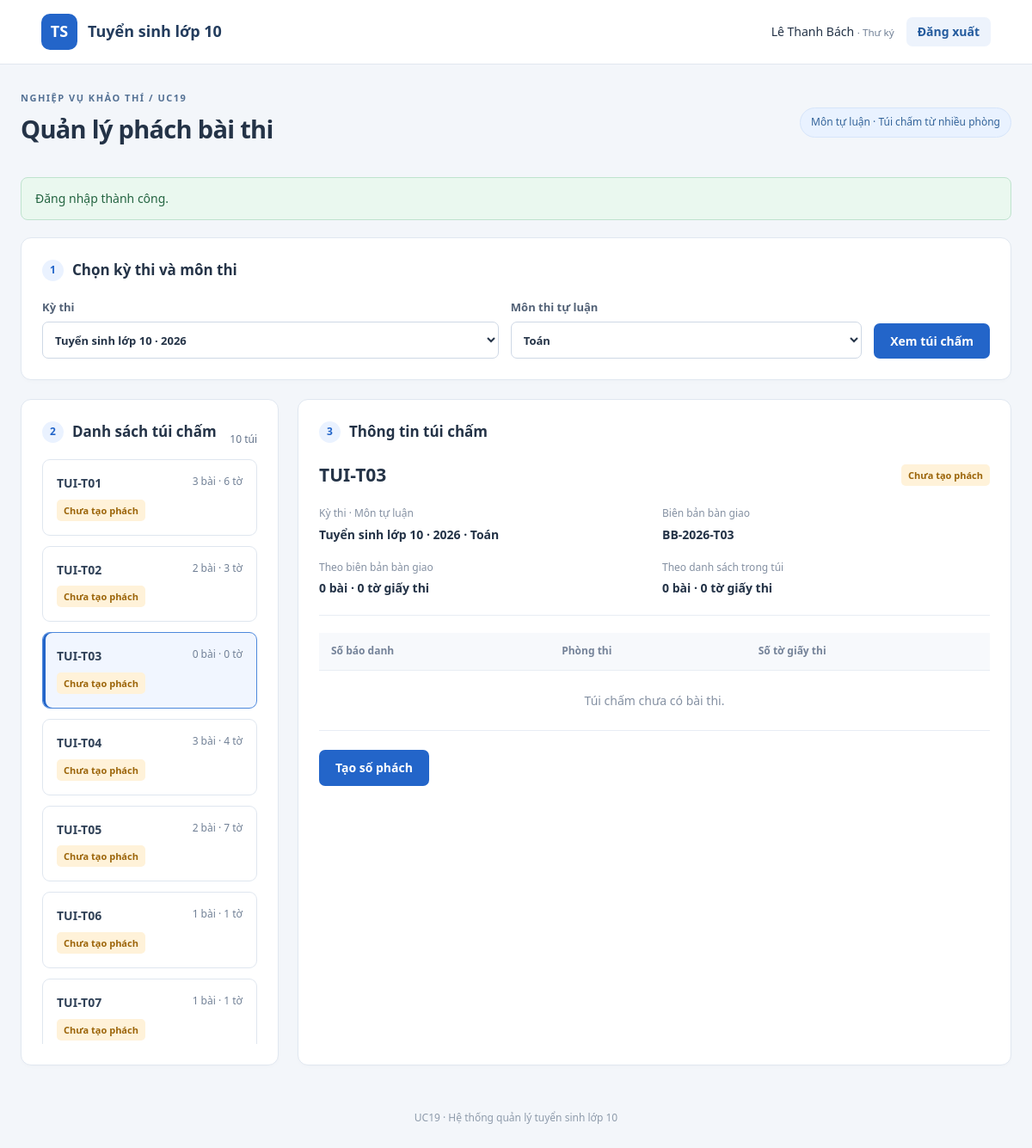
Screenshot of /UC19_QuanLyPhach/public/uc19.php?exam=1&subject=1&bag=3 (signed in) with the database file from the repository.
### tables this page shows
CREATE TABLE IF NOT EXISTS users (
    id INTEGER PRIMARY KEY, username VARCHAR(50) NOT NULL UNIQUE, password_hash VARCHAR(255) NOT NULL,
    full_name VARCHAR(100) NOT NULL, role VARCHAR(30) NOT NULL,
    can_anonymize INTEGER NOT NULL DEFAULT 0, can_view_mapping INTEGER NOT NULL DEFAULT 0,
    active INTEGER NOT NULL DEFAULT 1
);

CREATE TABLE IF NOT EXISTS exams (
    id INTEGER PRIMARY KEY, name VARCHAR(100) NOT NULL
);

CREATE TABLE IF NOT EXISTS exam_subjects (
    id INTEGER PRIMARY KEY, exam_id INTEGER NOT NULL, subject_id INTEGER NOT NULL,
    UNIQUE (exam_id,subject_id),
    FOREIGN KEY (exam_id) REFERENCES exams(id), FOREIGN KEY (subject_id) REFERENCES subjects(id)
);

CREATE TABLE IF NOT EXISTS subjects (
    id INTEGER PRIMARY KEY, name VARCHAR(100) NOT NULL, type VARCHAR(20) NOT NULL,
    CHECK (type IN ('essay','multiple_choice'))
);

CREATE TABLE IF NOT EXISTS grading_bags (
    id INTEGER PRIMARY KEY, scope_id INTEGER NOT NULL, code VARCHAR(30) NOT NULL UNIQUE,
    paper_count INTEGER NULL, sheet_count INTEGER NULL, handover_ref VARCHAR(100) NULL,
    status VARCHAR(20) NOT NULL DEFAULT 'pending', created_by INTEGER NULL, created_at DATETIME NULL,
    FOREIGN KEY (scope_id) REFERENCES exam_subjects(id), FOREIGN KEY (created_by) REFERENCES users(id),
    CHECK (status IN ('pending','created')),
    CHECK (paper_count IS NULL OR paper_count>=0), CHECK (sheet_count IS NULL OR sheet_count>=0)
);

### UC19_QuanLyPhach/app/Controllers/UC19Controller.php (called while the page is built, shortened)
<?php
final class UC19Controller
{
    public function run(): void
    {
        $notice = $_SESSION['flash'] ?? null;
        try {
            $model = new UC19Model(connectDatabase(require dirname(__DIR__) . '/Core/uc19-config.php'));
            $user = $model->authorizedUser((int)($_SESSION['user_id'] ?? 0));
            $catalog = $model->catalog();
            $exam = $this->choose($catalog, 'exam_id', 'exam');
            $examRows = array_values(array_filter($catalog, fn($r) => (int)$r['exam_id'] === $exam));
            $subject = $this->choose($examRows, 'subject_id', 'subject');
            $scope = 0;
            foreach ($examRows as $row) if ((int)$row['subject_id'] === $subject) $scope = (int)$row['scope_id'];
            $context = compact('exam','subject');
            $bags = $model->bags($scope);
            $bagId = $this->choose($bags, 'id', 'bag');
            $bag = $bagId ? $model->bag($bagId) : null;
            $model->requireMapping((int)$user['id']);
            $entries = $bag ? $model->handover($bagId, (int)$user['id']) : [];
            $logs = $bag ? $model->logs($bagId, (int)$user['id']) : [];
            $draft = $_SESSION['drafts'][$bagId] ?? null;
            require dirname(__DIR__) . '/Views/UC19/index.php';
        } catch (DomainException $error) {
            http_response_code(403);
            $errorMessage = $error->getMessage();
            require dirname(__DIR__) . '/Views/UC19/access-error.php';
        } catch (Throwable $error) {
            error_log('UC19: ' . $error->getMessage());
            http_response_code(503);
            require dirname(__DIR__) . '/Views/UC19/error.php';
        }
    }
    private function choose(array $rows, string $column, string $parameter): int
    {
        $allowed = array_map('intval', array_column($rows, $column));
        $requested = (int)($_GET[$parameter] ?? 0);
        return in_array($requested, $allowed, true) ? $requested : ($allowed[0] ?? 0);
    }
}

### UC19_QuanLyPhach/public/uc19.php (called while the page is built, shortened)
<?php
(new UC19Controller())->run();

### UC19_QuanLyPhach/app/Models/UC19Model.php (called while the page is built, shortened)
<?php
final class UC19Model
{
    private function rows(string $sql, array $params = []): array
    {
        $statement = $this->db->prepare($sql);
        $statement->execute($params);
        return $statement->fetchAll(PDO::FETCH_ASSOC);
    }
    public function authorizedUser(int $id): ?array
    {
        return $this->rows("SELECT id, username, full_name, can_view_mapping FROM users
            WHERE id=? AND active=1 AND role='secretary' AND can_anonymize=1", [$id])[0] ?? null;
    }
    public function requireMapping(int $userId): void
    {
        $user = $this->authorizedUser($userId);
    }
    public function catalog(): array
    {
        return $this->rows("SELECT es.id AS scope_id, e.id AS exam_id, e.name AS exam_name,
            s.id AS subject_id, s.name AS subject_name
            FROM exam_subjects es JOIN exams e ON e.id=es.exam_id
            JOIN subjects s ON s.id=es.subject_id WHERE s.type='essay' ORDER BY e.id,s.id");
    }
    public function bags(int $scope): array
    {
        return $this->rows('SELECT id, code, paper_count, sheet_count, status FROM grading_bags WHERE scope_id=? ORDER BY id', [$scope]);
    }
    public function bag(int $id): array
    {
        $bag = $this->rows('SELECT b.*, es.exam_id, es.subject_id, e.name AS exam_name,
            s.name AS subject_name, s.type AS subject_type
            FROM grading_bags b JOIN exam_subjects es ON es.id=b.scope_id
            JOIN exams e ON e.id=es.exam_id JOIN subjects s ON s.id=es.subject_id WHERE b.id=?', [$id])[0] ?? null;
        return $bag;
    }
    public function handover(int $bagId, int $userId): array
    {
        $this->requireMapping($userId);
        return $this->rows('SELECT p.id, p.scope_id, p.student_id,
            p.sheet_count, p.room_id, r.name AS room_name, a.candidate_number, a.attendance,
            s.full_name,
            (EXISTS (SELECT 1 FROM handover_entries other
                WHERE other.student_id=p.student_id AND other.scope_id=p.scope_id
                AND other.bag_id<>p.bag_id)) AS conflict
            FROM handover_entries p
            LEFT JOIN students s ON s.id=p.student_id
            LEFT JOIN rooms r ON r.id=p.room_id
            LEFT JOIN exam_candidates a ON a.scope_id=p.scope_id AND a.student_id=p.student_id AND a.room_id=p.room_id
            WHERE p.bag_id=? ORDER BY p.id', [$bagId]);
    }
    public function logs(int $bagId, int $userId): array
    {
        $this->requireMapping($userId);
        return $this->rows('SELECT l.action, l.paper_count, l.sheet_count, l.created_at, u.full_name
            FROM audit_logs l JOIN users u ON u.id=l.user_id WHERE l.bag_id=? ORDER BY l.id', [$bagId]);
    }
}

### UC19_QuanLyPhach/app/Core/uc19-config.php (called while the page is built)
<?php
return array_replace([
    'db_host' => '127.0.0.1', 'db_port' => '3306',
    'db_name' => 'uc19_demo', 'db_user' => 'root', 'db_password' => '',
], is_file(__DIR__ . '/uc19-config.local.php') ? require __DIR__ . '/uc19-config.local.php' : []);

### UC19_QuanLyPhach/app/Core/Database.php (called while the page is built, shortened)
<?php
function connectDatabase(array $config): PDO
{
    return new PDO(sprintf('mysql:host=%s;port=%s;dbname=%s;charset=utf8mb4',
        $config['db_host'], $config['db_port'], $config['db_name']),
        $config['db_user'], $config['db_password'], [
            PDO::ATTR_ERRMODE => PDO::ERRMODE_EXCEPTION,
            PDO::ATTR_DEFAULT_FETCH_MODE => PDO::FETCH_ASSOC,
            PDO::ATTR_EMULATE_PREPARES => false,
        ]);
}

### UC19_QuanLyPhach/app/Core/uc19-helpers.php (called while the page is built, shortened)
<?php
function e(mixed $value): string
{
    return htmlspecialchars((string)$value, ENT_QUOTES | ENT_SUBSTITUTE, 'UTF-8');
}
function uc19Url(array $query = []): string
{
    return 'uc19.php' . ($query ? '?' . http_build_query($query) : '');
}

### UC19_QuanLyPhach/app/Views/UC19/index.php (the view, shortened to what this page needs)
<!doctype html>
<html lang="vi">
<head>
    <title>UC19 · Quản lý phách bài thi</title><link rel="stylesheet" href="assets/uc19.css">
</head>
<body>
<header class="topbar">
    <a class="brand" href="uc19.php"><span class="brand-mark">TS</span> Tuyển sinh lớp 10</a>
    <div class="account"><span><?= e($user['full_name']) ?> <small>· Thư ký</small></span>
        <form method="post"><?php formFields('logout') ?><button class="quiet">Đăng xuất</button></form>
    </div>
</header>
<main class="container">
    <div class="page-heading">
        <div><p class="eyebrow">NGHIỆP VỤ KHẢO THÍ / UC19</p><h1>Quản lý phách bài thi</h1></div>
        <span class="badge">Môn tự luận · Túi chấm từ nhiều phòng</span>
    </div>
    <?php if ($notice): ?><div role="alert" class="notice <?= e($notice['type']) ?>"><?= e($notice['message']) ?></div><?php endif ?>
    <section class="card">
        <h2><span class="step">1</span> Chọn kỳ thi và môn thi</h2>
        <form method="get" class="filters">
            <?php foreach ([['exam','Kỳ thi',$catalog,'exam_id','exam_name',$exam], ['subject','Môn thi tự luận',$examRows,'subject_id','subject_name',$subject]] as [$key,$label,$options,$idKey,$nameKey,$selected]): ?>
            <label><?= e($label) ?><select name="<?= e($key) ?>" data-filter="<?= e($key) ?>">
                <?php $seen=[]; foreach ($options as $option): if(isset($seen[$option[$idKey]])) continue; $seen[$option[$idKey]]=true; ?>
                <option value="<?= e($option[$idKey]) ?>" <?= (int)$option[$idKey] === $selected ? 'selected' : '' ?>><?= e($option[$nameKey]) ?></option>
                <?php endforeach ?>
            </select></label>
            <?php endforeach ?>
            <button class="primary">Xem túi chấm</button>
        </form>
    </section>
    <?php if (!$bags): ?>
        <section class="card"><p class="empty" role="status">Không có túi chấm thuộc kỳ thi và môn thi đã chọn</p></section>
    <?php else: ?>
    <div class="workspace">
        <section class="card">
            <div class="section-heading"><h2><span class="step">2</span> Danh sách túi chấm</h2><span class="count"><?= count($bags) ?> túi</span></div>
            <div class="bag-list">
                <?php foreach ($bags as $item): ?>
                <a class="bag <?= (int)$item['id'] === $bagId ? 'active' : '' ?>" href="<?= e(uc19Url($context + ['bag'=>$item['id']])) ?>">
                    <strong><?= e($item['code']) ?></strong>
                    <span><?= e($item['paper_count'] ?? '?') ?> bài · <?= e($item['sheet_count'] ?? '?') ?> tờ</span>
                    <span class="status <?= e($item['status']) ?>"><?= $item['status']==='created' ? 'Đã tạo phách' : 'Chưa tạo phách' ?></span>
                </a>
                <?php endforeach ?>
            </div>
        </section>
        <section class="card" aria-label="Thông tin túi chấm">
            <h2><span class="step">3</span> <?= $draft ? 'Kiểm tra số phách dự kiến' : 'Thông tin túi chấm' ?></h2>
            <div class="bag-heading"><h3><?= e($bag['code']) ?></h3><span class="status <?= e($bag['status']) ?>"><?= $bag['status']==='created' ? 'Đã tạo phách' : 'Chưa tạo phách' ?></span></div>
            <dl class="details">
                <div><dt>Kỳ thi · Môn tự luận</dt><dd><?= e($bag['exam_name']) ?> · <?= e($bag['subject_name']) ?></dd></div>
                <div><dt>Biên bản bàn giao</dt><dd><?= e($bag['handover_ref'] ?? 'Chưa có') ?></dd></div>
                <div><dt>Theo biên bản bàn giao</dt><dd><?= e($bag['paper_count'] ?? '?') ?> bài · <?= e($bag['sheet_count'] ?? '?') ?> tờ giấy thi</dd></div>
                <div><dt>Theo danh sách trong túi</dt><dd><?= count($entries) ?> bài · <?= array_sum(array_column($entries,'sheet_count')) ?> tờ giấy thi</dd></div>
            </dl>
            <div class="table-wrap">
                <table aria-label="Danh sách bài thi trong túi">
                    <thead><tr><th>Số báo danh</th><th>Phòng thi</th><th>Số tờ giấy thi</th><?php if ($draft): ?><th>Số phách dự kiến</th><th>Thao tác</th><?php endif ?></tr></thead>
                    <tbody>
                    <?php if (!$entries): ?><tr><td colspan="<?= $draft ? 5 : 3 ?>" class="empty">Túi chấm chưa có bài thi.</td></tr><?php endif ?>
                    </tbody>
                </table>
            </div>
            <div class="actions">
            <?php if ($bag['status']==='created'): ?>
                <span class="muted">Túi đã tạo phách, không cho phép tạo lại.</span>
                <a class="button primary" href="<?= e(uc19Url($context + ['bag'=>$bagId,'view'=>'grading'])) ?>">Xem dữ liệu phục vụ chấm thi</a>
            <?php else: ?>
                <form method="post"><?php formFields('generate') ?><input type="hidden" name="bag_id" value="<?= $bagId ?>"><button class="primary">Tạo số phách</button></form>
            <?php endif ?>
            </div>
        </section>
    </div>
    <?php endif ?>
    <footer>UC19 · Hệ thống quản lý tuyển sinh lớp 10</footer>
</main>
</body></html>

### UC19_QuanLyPhach/public/assets/uc19.css (style rules this page uses)
:root { font-family:Segoe UI,Arial,sans-serif;color:#243347;background:#f3f6fa;font-size:14px;line-height:1.55 }
* { box-sizing:border-box }
body { margin:0 }
a { color:#175ac1;text-decoration:none }
button,input,select { font:inherit }
button,.button { display:inline-flex;align-items:center;justify-content:center;min-height:40px;padding:9px 18px;border-radius:7px;border:1px solid transparent;cursor:pointer;font-weight:600;white-space:nowrap }
.primary { background:#2365c9;color:white }
.quiet { background:#edf3fc;color:#245b9e;min-height:32px;padding:5px 12px }
.topbar { display:flex;justify-content:space-between;align-items:center;background:white;padding:16px 4%;border-bottom:1px solid #e1e7ef;gap:16px }
.brand { display:flex;gap:12px;align-items:center;color:#233c5d;font-size:18px;font-weight:700 }
.brand-mark { display:inline-grid;place-items:center;width:42px;height:42px;background:#2365c9;border-radius:10px;color:white;font-weight:800 }
.account,.actions { display:flex;align-items:center;gap:14px }
.account small { color:#718096 }
.container { max-width:1280px;padding:30px 24px;margin:auto }
.page-heading { display:flex;align-items:center;justify-content:space-between;gap:20px;margin-bottom:26px }
h1 { font-size:29px;line-height:1.25;letter-spacing:-.7px;margin:4px 0 12px }
h2 { font-size:17px;margin:0 0 20px;display:flex;align-items:center;gap:10px }
h3 { font-size:21px;margin:0 }
.eyebrow { font-size:11px;font-weight:700;letter-spacing:1.5px;color:#547194;margin:0 0 10px }
.badge { background:#e9f2ff;color:#336399;border:1px solid #d6e5fa;padding:7px 12px;border-radius:20px;font-size:12px }
.card { background:white;border:1px solid #e0e7f0;border-radius:12px;padding:24px;margin-bottom:22px;box-shadow:0 2px 4px #20385704 }
.step { display:inline-grid;place-items:center;width:25px;height:25px;background:#eaf2ff;color:#2365c9;border-radius:50%;font-size:12px }
.filters { display:grid;grid-template-columns:1.3fr 1fr auto;gap:14px;align-items:end }
label { display:block;color:#526176;font-size:13px;font-weight:600 }
input,select { display:block;background:white;border:1px solid #ced8e5;border-radius:7px;padding:10px;width:100%;margin-top:7px;color:#243347;min-height:43px }
.workspace { display:grid;grid-template-columns:300px minmax(0,1fr);gap:22px }
.section-heading,.bag-heading { display:flex;align-items:center;justify-content:space-between;gap:12px }
.section-heading h2 { margin-bottom:18px }
.count { font-size:12px;color:#64748b }
.bag-list { display:grid;gap:12px }
.bag { display:grid;grid-template-columns:1fr auto;gap:8px;padding:16px;border:1px solid #dfe6ef;border-radius:9px;color:#314258 }
.bag>span:nth-child(2) { font-size:12px;color:#718096 }
.bag.active { border-color:#4d88dc;background:#f1f6ff;box-shadow:inset 3px 0 #2365c9 }
.status { display:inline-block;font-size:11px;font-weight:600;border-radius:5px;padding:4px 8px;width:fit-content }
.pending { background:#fff2d9;color:#9c650a }
.details { display:grid;grid-template-columns:1fr 1fr;gap:18px;padding:20px 0;border-bottom:1px solid #e8edf4;margin:0 0 20px }
dt { font-size:12px;color:#8490a2 }
dd { margin:4px 0 0;font-weight:600 }
.notice { padding:13px 16px;margin:0 0 20px;border-radius:8px;border:1px solid }
.success { background:#eaf8ef;border-color:#bfe3ce;color:#256542 }
.table-wrap { overflow-x:auto }
table { border-collapse:collapse;width:100%;text-align:left }
th { font-weight:600;color:#758399;font-size:12px;background:#f7f9fc }
th,td { padding:12px 14px;border-bottom:1px solid #e8edf4 }
.actions { margin-top:22px }
.empty { text-align:center;padding:24px;color:#8490a2 }
footer { text-align:center;color:#8e9bab;font-size:12px;margin:30px }
.actions { flex-wrap:wrap }
.bag-list { max-height:680px;overflow:auto }
.bag span:nth-child(2) { white-space:nowrap }

### rows the page displays
users: full_name "Lê Thanh Bách"
exams: exam "Tuyển sinh lớp 10 · 2026"
subjects: subject "Toán"
grading_bags: code "TUI-T01", paper_count "3", sheet_count "6", status "Chưa tạo phách"
grading_bags: code "TUI-T02", paper_count "2", sheet_count "3", status "Chưa tạo phách"
grading_bags: code "TUI-T03", paper_count "0", sheet_count "0", status "Chưa tạo phách", exams.name "Tuyển sinh lớp 10 · 2026", subjects.name "Toán", handover_ref "BB-2026-T03"
grading_bags: code "TUI-T04", paper_count "3", sheet_count "4", status "Chưa tạo phách"
grading_bags: code "TUI-T05", paper_count "2", sheet_count "7", status "Chưa tạo phách"
grading_bags: code "TUI-T06", paper_count "1", sheet_count "1", status "Chưa tạo phách"
grading_bags: code "TUI-T07", paper_count "1", sheet_count "1", status "Chưa tạo phách"

### other values shown
$notice['message'] "Đăng nhập thành công."
$label "Kỳ thi"
$label "Môn thi tự luận"
count($bags) "10"
count($entries) "0"
array_sum(array_column($entries,'sheet_count')) "0"
